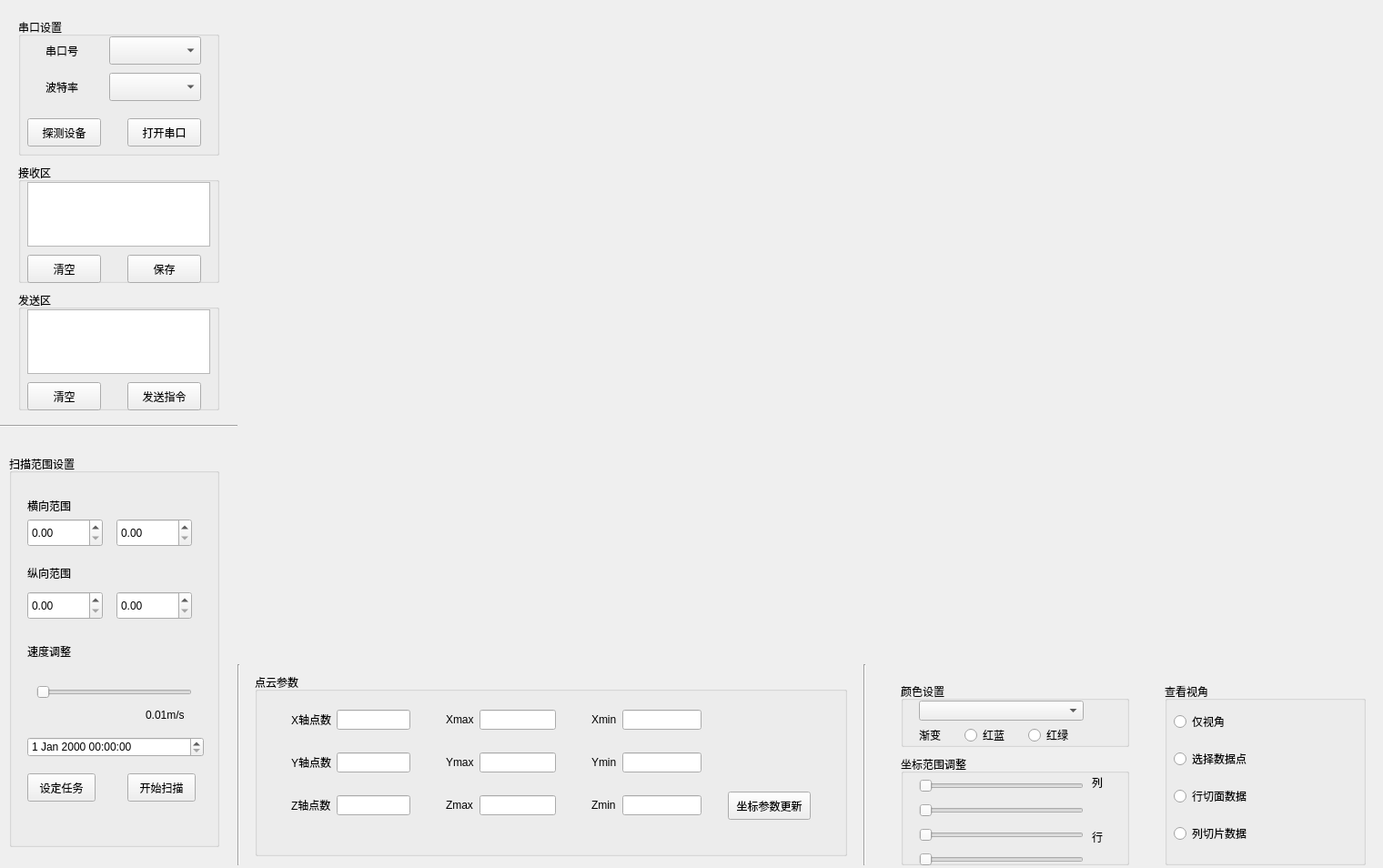
<?xml version="1.0" encoding="UTF-8"?>
<ui version="4.0">
 <class>Widget</class>
 <widget class="QWidget" name="Widget">
  <property name="geometry">
   <rect>
    <x>0</x>
    <y>0</y>
    <width>1520</width>
    <height>954</height>
   </rect>
  </property>
  <property name="sizePolicy">
   <sizepolicy hsizetype="Fixed" vsizetype="Fixed">
    <horstretch>0</horstretch>
    <verstretch>0</verstretch>
   </sizepolicy>
  </property>
  <property name="windowTitle">
   <string>Widget</string>
  </property>
  <widget class="QWidget" name="horizontalLayoutWidget">
   <property name="geometry">
    <rect>
     <x>260</x>
     <y>20</y>
     <width>1241</width>
     <height>711</height>
    </rect>
   </property>
   <layout class="QHBoxLayout" name="graphLayout"/>
  </widget>
  <widget class="QGroupBox" name="groupBox">
   <property name="geometry">
    <rect>
     <x>1280</x>
     <y>750</y>
     <width>221</width>
     <height>201</height>
    </rect>
   </property>
   <property name="title">
    <string>查看视角</string>
   </property>
   <widget class="QWidget" name="verticalLayoutWidget">
    <property name="geometry">
     <rect>
      <x>10</x>
      <y>20</y>
      <width>201</width>
      <height>171</height>
     </rect>
    </property>
    <layout class="QVBoxLayout" name="verticalLayout">
     <item>
      <widget class="QRadioButton" name="selectNo">
       <property name="text">
        <string>仅视角</string>
       </property>
      </widget>
     </item>
     <item>
      <widget class="QRadioButton" name="selectDot">
       <property name="text">
        <string>选择数据点</string>
       </property>
      </widget>
     </item>
     <item>
      <widget class="QRadioButton" name="selectRow">
       <property name="text">
        <string>行切面数据</string>
       </property>
      </widget>
     </item>
     <item>
      <widget class="QRadioButton" name="selectCol">
       <property name="text">
        <string>列切片数据</string>
       </property>
      </widget>
     </item>
    </layout>
   </widget>
  </widget>
  <widget class="QGroupBox" name="groupBox_2">
   <property name="geometry">
    <rect>
     <x>990</x>
     <y>750</y>
     <width>251</width>
     <height>71</height>
    </rect>
   </property>
   <property name="title">
    <string>颜色设置</string>
   </property>
   <widget class="QComboBox" name="comboxColor">
    <property name="geometry">
     <rect>
      <x>20</x>
      <y>20</y>
      <width>181</width>
      <height>22</height>
     </rect>
    </property>
   </widget>
   <widget class="QLabel" name="label_2">
    <property name="geometry">
     <rect>
      <x>20</x>
      <y>50</y>
      <width>41</width>
      <height>16</height>
     </rect>
    </property>
    <property name="text">
     <string>渐变</string>
    </property>
   </widget>
   <widget class="QRadioButton" name="redblue">
    <property name="geometry">
     <rect>
      <x>70</x>
      <y>50</y>
      <width>61</width>
      <height>16</height>
     </rect>
    </property>
    <property name="text">
     <string>红蓝</string>
    </property>
   </widget>
   <widget class="QRadioButton" name="redgreen">
    <property name="geometry">
     <rect>
      <x>140</x>
      <y>50</y>
      <width>61</width>
      <height>16</height>
     </rect>
    </property>
    <property name="text">
     <string>红绿</string>
    </property>
   </widget>
  </widget>
  <widget class="QGroupBox" name="groupBox_3">
   <property name="geometry">
    <rect>
     <x>990</x>
     <y>830</y>
     <width>251</width>
     <height>121</height>
    </rect>
   </property>
   <property name="title">
    <string>坐标范围调整</string>
   </property>
   <widget class="QWidget" name="verticalLayoutWidget_2">
    <property name="geometry">
     <rect>
      <x>20</x>
      <y>20</y>
      <width>181</width>
      <height>108</height>
     </rect>
    </property>
    <layout class="QVBoxLayout" name="verticalLayout_2">
     <item>
      <widget class="QSlider" name="slider1">
       <property name="orientation">
        <enum>Qt::Horizontal</enum>
       </property>
      </widget>
     </item>
     <item>
      <widget class="QSlider" name="slider2">
       <property name="minimum">
        <number>1</number>
       </property>
       <property name="orientation">
        <enum>Qt::Horizontal</enum>
       </property>
      </widget>
     </item>
     <item>
      <widget class="QSlider" name="slider3">
       <property name="orientation">
        <enum>Qt::Horizontal</enum>
       </property>
      </widget>
     </item>
     <item>
      <widget class="QSlider" name="slider4">
       <property name="minimum">
        <number>1</number>
       </property>
       <property name="orientation">
        <enum>Qt::Horizontal</enum>
       </property>
      </widget>
     </item>
    </layout>
   </widget>
   <widget class="QLabel" name="label">
    <property name="geometry">
     <rect>
      <x>210</x>
      <y>20</y>
      <width>21</width>
      <height>20</height>
     </rect>
    </property>
    <property name="text">
     <string>列</string>
    </property>
   </widget>
   <widget class="QLabel" name="label_3">
    <property name="geometry">
     <rect>
      <x>210</x>
      <y>80</y>
      <width>21</width>
      <height>20</height>
     </rect>
    </property>
    <property name="text">
     <string>行</string>
    </property>
   </widget>
  </widget>
  <widget class="QGroupBox" name="groupBox_4">
   <property name="geometry">
    <rect>
     <x>20</x>
     <y>20</y>
     <width>221</width>
     <height>151</height>
    </rect>
   </property>
   <property name="title">
    <string>串口设置</string>
   </property>
   <widget class="QPushButton" name="btScan">
    <property name="geometry">
     <rect>
      <x>10</x>
      <y>110</y>
      <width>81</width>
      <height>31</height>
     </rect>
    </property>
    <property name="text">
     <string>探测设备</string>
    </property>
   </widget>
   <widget class="QPushButton" name="btOpen">
    <property name="geometry">
     <rect>
      <x>120</x>
      <y>110</y>
      <width>81</width>
      <height>31</height>
     </rect>
    </property>
    <property name="text">
     <string>打开串口</string>
    </property>
   </widget>
   <widget class="QComboBox" name="comSerialNum">
    <property name="geometry">
     <rect>
      <x>100</x>
      <y>20</y>
      <width>101</width>
      <height>31</height>
     </rect>
    </property>
   </widget>
   <widget class="QComboBox" name="comSerialBaud">
    <property name="geometry">
     <rect>
      <x>100</x>
      <y>60</y>
      <width>101</width>
      <height>31</height>
     </rect>
    </property>
   </widget>
   <widget class="QLabel" name="label_5">
    <property name="geometry">
     <rect>
      <x>30</x>
      <y>30</y>
      <width>54</width>
      <height>12</height>
     </rect>
    </property>
    <property name="text">
     <string>串口号</string>
    </property>
   </widget>
   <widget class="QLabel" name="label_6">
    <property name="geometry">
     <rect>
      <x>30</x>
      <y>70</y>
      <width>54</width>
      <height>12</height>
     </rect>
    </property>
    <property name="text">
     <string>波特率</string>
    </property>
   </widget>
  </widget>
  <widget class="QGroupBox" name="groupBox_5">
   <property name="geometry">
    <rect>
     <x>20</x>
     <y>180</y>
     <width>221</width>
     <height>131</height>
    </rect>
   </property>
   <property name="title">
    <string>接收区</string>
   </property>
   <widget class="QPushButton" name="btSaveR">
    <property name="geometry">
     <rect>
      <x>120</x>
      <y>100</y>
      <width>81</width>
      <height>31</height>
     </rect>
    </property>
    <property name="text">
     <string>保存</string>
    </property>
   </widget>
   <widget class="QPushButton" name="btClearR">
    <property name="geometry">
     <rect>
      <x>10</x>
      <y>100</y>
      <width>81</width>
      <height>31</height>
     </rect>
    </property>
    <property name="text">
     <string>清空</string>
    </property>
   </widget>
   <widget class="QPlainTextEdit" name="textRecv">
    <property name="geometry">
     <rect>
      <x>10</x>
      <y>20</y>
      <width>201</width>
      <height>71</height>
     </rect>
    </property>
   </widget>
  </widget>
  <widget class="QGroupBox" name="groupBox_6">
   <property name="geometry">
    <rect>
     <x>20</x>
     <y>320</y>
     <width>221</width>
     <height>131</height>
    </rect>
   </property>
   <property name="title">
    <string>发送区</string>
   </property>
   <widget class="QPushButton" name="btSend">
    <property name="geometry">
     <rect>
      <x>120</x>
      <y>100</y>
      <width>81</width>
      <height>31</height>
     </rect>
    </property>
    <property name="text">
     <string>发送指令</string>
    </property>
   </widget>
   <widget class="QPushButton" name="btClearS">
    <property name="geometry">
     <rect>
      <x>10</x>
      <y>100</y>
      <width>81</width>
      <height>31</height>
     </rect>
    </property>
    <property name="text">
     <string>清空</string>
    </property>
   </widget>
   <widget class="QPlainTextEdit" name="textSend">
    <property name="geometry">
     <rect>
      <x>10</x>
      <y>20</y>
      <width>201</width>
      <height>71</height>
     </rect>
    </property>
   </widget>
  </widget>
  <widget class="QGroupBox" name="groupBox_7">
   <property name="geometry">
    <rect>
     <x>10</x>
     <y>500</y>
     <width>231</width>
     <height>431</height>
    </rect>
   </property>
   <property name="title">
    <string>扫描范围设置</string>
   </property>
   <widget class="QLabel" name="label_4">
    <property name="geometry">
     <rect>
      <x>20</x>
      <y>50</y>
      <width>54</width>
      <height>12</height>
     </rect>
    </property>
    <property name="text">
     <string>横向范围</string>
    </property>
   </widget>
   <widget class="QLabel" name="label_7">
    <property name="geometry">
     <rect>
      <x>20</x>
      <y>120</y>
      <width>54</width>
      <height>20</height>
     </rect>
    </property>
    <property name="text">
     <string>纵向范围</string>
    </property>
   </widget>
   <widget class="QWidget" name="horizontalLayoutWidget_3">
    <property name="geometry">
     <rect>
      <x>20</x>
      <y>70</y>
      <width>181</width>
      <height>31</height>
     </rect>
    </property>
    <layout class="QHBoxLayout" name="horizontalLayout_2">
     <property name="spacing">
      <number>15</number>
     </property>
     <item>
      <widget class="QDoubleSpinBox" name="spinHL">
       <property name="sizePolicy">
        <sizepolicy hsizetype="Minimum" vsizetype="Preferred">
         <horstretch>0</horstretch>
         <verstretch>0</verstretch>
        </sizepolicy>
       </property>
       <property name="minimumSize">
        <size>
         <width>0</width>
         <height>6</height>
        </size>
       </property>
       <property name="maximumSize">
        <size>
         <width>16777215</width>
         <height>16777215</height>
        </size>
       </property>
      </widget>
     </item>
     <item>
      <widget class="QDoubleSpinBox" name="spinHR">
       <property name="sizePolicy">
        <sizepolicy hsizetype="Minimum" vsizetype="Preferred">
         <horstretch>0</horstretch>
         <verstretch>0</verstretch>
        </sizepolicy>
       </property>
      </widget>
     </item>
    </layout>
   </widget>
   <widget class="QWidget" name="horizontalLayoutWidget_4">
    <property name="geometry">
     <rect>
      <x>20</x>
      <y>150</y>
      <width>181</width>
      <height>31</height>
     </rect>
    </property>
    <layout class="QHBoxLayout" name="horizontalLayout_3">
     <property name="spacing">
      <number>15</number>
     </property>
     <item>
      <widget class="QDoubleSpinBox" name="spinVL">
       <property name="sizePolicy">
        <sizepolicy hsizetype="Minimum" vsizetype="Preferred">
         <horstretch>0</horstretch>
         <verstretch>0</verstretch>
        </sizepolicy>
       </property>
       <property name="minimumSize">
        <size>
         <width>0</width>
         <height>6</height>
        </size>
       </property>
       <property name="maximumSize">
        <size>
         <width>16777215</width>
         <height>16777215</height>
        </size>
       </property>
      </widget>
     </item>
     <item>
      <widget class="QDoubleSpinBox" name="spinVR">
       <property name="sizePolicy">
        <sizepolicy hsizetype="Minimum" vsizetype="Preferred">
         <horstretch>0</horstretch>
         <verstretch>0</verstretch>
        </sizepolicy>
       </property>
      </widget>
     </item>
    </layout>
   </widget>
   <widget class="QLabel" name="label_8">
    <property name="geometry">
     <rect>
      <x>20</x>
      <y>210</y>
      <width>54</width>
      <height>12</height>
     </rect>
    </property>
    <property name="text">
     <string>速度调整</string>
    </property>
   </widget>
   <widget class="QSlider" name="sliderSpeed">
    <property name="geometry">
     <rect>
      <x>30</x>
      <y>250</y>
      <width>171</width>
      <height>22</height>
     </rect>
    </property>
    <property name="orientation">
     <enum>Qt::Horizontal</enum>
    </property>
   </widget>
   <widget class="QPushButton" name="btSetTask">
    <property name="geometry">
     <rect>
      <x>20</x>
      <y>350</y>
      <width>75</width>
      <height>31</height>
     </rect>
    </property>
    <property name="text">
     <string>设定任务</string>
    </property>
   </widget>
   <widget class="QDateTimeEdit" name="dateTimeEdit">
    <property name="geometry">
     <rect>
      <x>20</x>
      <y>310</y>
      <width>194</width>
      <height>22</height>
     </rect>
    </property>
   </widget>
   <widget class="QPushButton" name="btStartScan">
    <property name="geometry">
     <rect>
      <x>130</x>
      <y>350</y>
      <width>75</width>
      <height>31</height>
     </rect>
    </property>
    <property name="text">
     <string>开始扫描</string>
    </property>
   </widget>
   <widget class="QLabel" name="label_9">
    <property name="geometry">
     <rect>
      <x>150</x>
      <y>280</y>
      <width>54</width>
      <height>12</height>
     </rect>
    </property>
    <property name="text">
     <string>0.01m/s</string>
    </property>
   </widget>
  </widget>
  <widget class="Line" name="line">
   <property name="geometry">
    <rect>
     <x>0</x>
     <y>460</y>
     <width>261</width>
     <height>16</height>
    </rect>
   </property>
   <property name="orientation">
    <enum>Qt::Horizontal</enum>
   </property>
  </widget>
  <widget class="QGroupBox" name="groupBox_8">
   <property name="geometry">
    <rect>
     <x>280</x>
     <y>740</y>
     <width>651</width>
     <height>201</height>
    </rect>
   </property>
   <property name="title">
    <string>点云参数</string>
   </property>
   <widget class="QPushButton" name="btUpdate">
    <property name="geometry">
     <rect>
      <x>520</x>
      <y>130</y>
      <width>91</width>
      <height>31</height>
     </rect>
    </property>
    <property name="text">
     <string>坐标参数更新</string>
    </property>
   </widget>
   <widget class="QWidget" name="formLayoutWidget">
    <property name="geometry">
     <rect>
      <x>40</x>
      <y>40</y>
      <width>131</width>
      <height>131</height>
     </rect>
    </property>
    <layout class="QFormLayout" name="formLayout">
     <property name="verticalSpacing">
      <number>25</number>
     </property>
     <item row="1" column="1">
      <widget class="QLineEdit" name="ldPointY"/>
     </item>
     <item row="2" column="1">
      <widget class="QLineEdit" name="ldPointZ"/>
     </item>
     <item row="0" column="1">
      <widget class="QLineEdit" name="ldPointX"/>
     </item>
     <item row="0" column="0">
      <widget class="QLabel" name="label_10">
       <property name="text">
        <string>X轴点数</string>
       </property>
      </widget>
     </item>
     <item row="1" column="0">
      <widget class="QLabel" name="label_11">
       <property name="text">
        <string>Y轴点数</string>
       </property>
      </widget>
     </item>
     <item row="2" column="0">
      <widget class="QLabel" name="label_12">
       <property name="text">
        <string>Z轴点数</string>
       </property>
      </widget>
     </item>
    </layout>
   </widget>
   <widget class="QWidget" name="formLayoutWidget_2">
    <property name="geometry">
     <rect>
      <x>210</x>
      <y>40</y>
      <width>121</width>
      <height>131</height>
     </rect>
    </property>
    <layout class="QFormLayout" name="formLayout_2">
     <property name="verticalSpacing">
      <number>25</number>
     </property>
     <item row="1" column="1">
      <widget class="QLineEdit" name="ldYmax"/>
     </item>
     <item row="2" column="1">
      <widget class="QLineEdit" name="ldZmax"/>
     </item>
     <item row="0" column="1">
      <widget class="QLineEdit" name="ldXmax"/>
     </item>
     <item row="0" column="0">
      <widget class="QLabel" name="label_13">
       <property name="text">
        <string>Xmax</string>
       </property>
      </widget>
     </item>
     <item row="1" column="0">
      <widget class="QLabel" name="label_14">
       <property name="text">
        <string>Ymax</string>
       </property>
      </widget>
     </item>
     <item row="2" column="0">
      <widget class="QLabel" name="label_15">
       <property name="text">
        <string>Zmax</string>
       </property>
      </widget>
     </item>
    </layout>
   </widget>
   <widget class="QWidget" name="formLayoutWidget_3">
    <property name="geometry">
     <rect>
      <x>370</x>
      <y>40</y>
      <width>121</width>
      <height>131</height>
     </rect>
    </property>
    <layout class="QFormLayout" name="formLayout_3">
     <property name="verticalSpacing">
      <number>25</number>
     </property>
     <item row="1" column="1">
      <widget class="QLineEdit" name="ldYmin"/>
     </item>
     <item row="2" column="1">
      <widget class="QLineEdit" name="ldZmin"/>
     </item>
     <item row="0" column="1">
      <widget class="QLineEdit" name="ldXmin"/>
     </item>
     <item row="0" column="0">
      <widget class="QLabel" name="label_16">
       <property name="text">
        <string>Xmin</string>
       </property>
      </widget>
     </item>
     <item row="1" column="0">
      <widget class="QLabel" name="label_17">
       <property name="text">
        <string>Ymin</string>
       </property>
      </widget>
     </item>
     <item row="2" column="0">
      <widget class="QLabel" name="label_18">
       <property name="text">
        <string>Zmin</string>
       </property>
      </widget>
     </item>
    </layout>
   </widget>
  </widget>
  <widget class="Line" name="line_2">
   <property name="geometry">
    <rect>
     <x>940</x>
     <y>730</y>
     <width>20</width>
     <height>221</height>
    </rect>
   </property>
   <property name="orientation">
    <enum>Qt::Vertical</enum>
   </property>
  </widget>
  <widget class="Line" name="line_3">
   <property name="geometry">
    <rect>
     <x>252</x>
     <y>730</y>
     <width>21</width>
     <height>221</height>
    </rect>
   </property>
   <property name="orientation">
    <enum>Qt::Vertical</enum>
   </property>
  </widget>
 </widget>
 <resources/>
 <connections/>
</ui>
